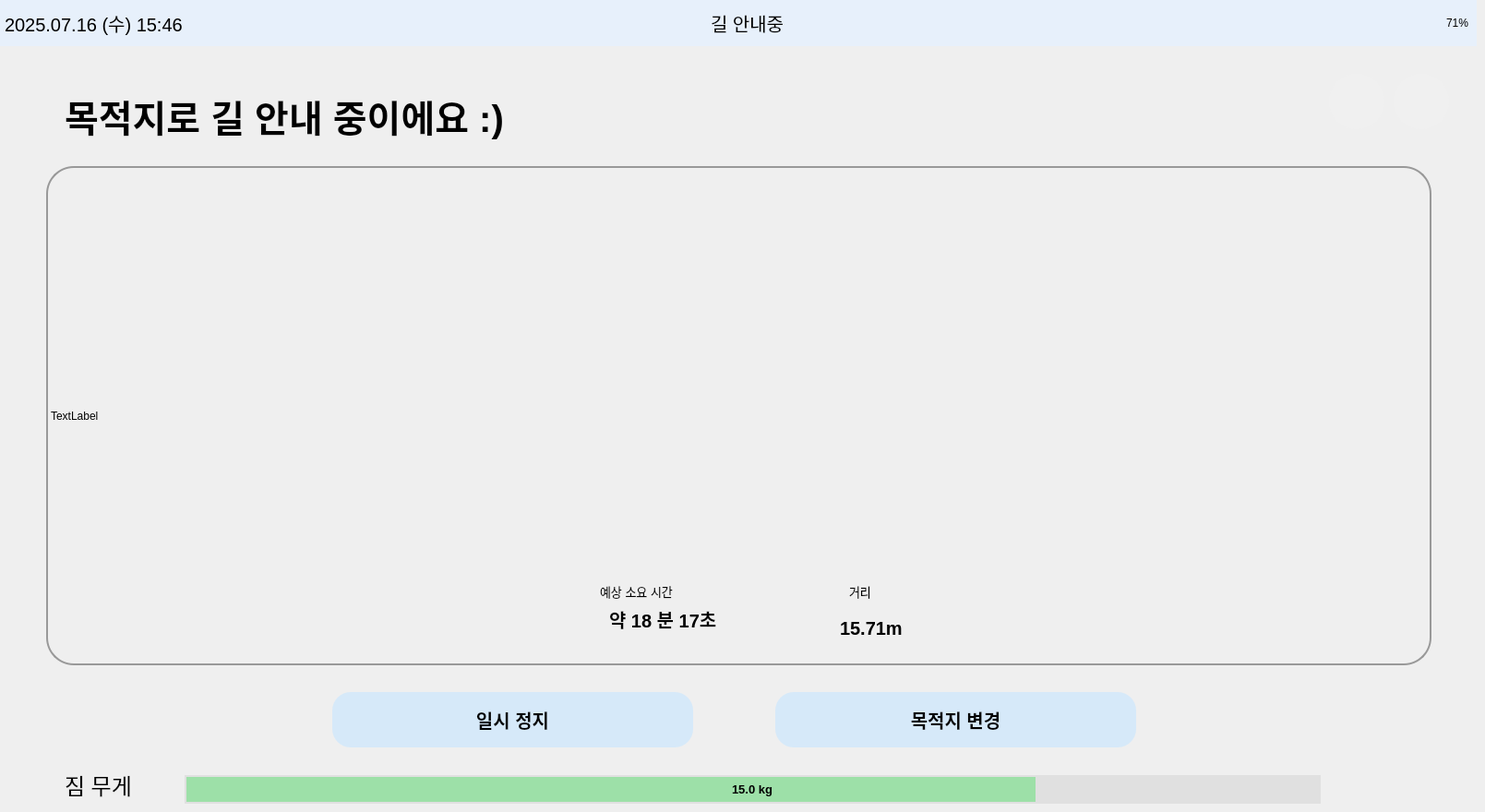
    <widget class="QWidget" name="page_guiding">
     <widget class="QLabel" name="label_check_place_text8">
      <property name="geometry">
       <rect>
        <x>70</x>
        <y>60</y>
        <width>1361</width>
        <height>131</height>
       </rect>
      </property>
      <property name="font">
       <font>
        <pointsize>30</pointsize>
        <weight>75</weight>
        <bold>true</bold>
       </font>
      </property>
      <property name="styleSheet">
       <string notr="true">background-color: rgba(255, 255, 255, 0);</string>
      </property>
      <property name="text">
       <string>목적지로 길 안내 중이에요 :)</string>
      </property>
      <property name="alignment">
       <set>Qt::AlignLeading|Qt::AlignLeft|Qt::AlignVCenter</set>
      </property>
     </widget>
     <widget class="QPushButton" name="btn_home8">
      <property name="geometry">
       <rect>
        <x>1440</x>
        <y>80</y>
        <width>60</width>
        <height>60</height>
       </rect>
      </property>
      <property name="palette">
       <palette>
        <active>
         <colorrole role="Button">
          <brush brushstyle="SolidPattern">
           <color alpha="255">
            <red>240</red>
            <green>240</green>
            <blue>240</blue>
           </color>
          </brush>
         </colorrole>
         <colorrole role="Base">
          <brush brushstyle="SolidPattern">
           <color alpha="255">
            <red>240</red>
            <green>240</green>
            <blue>240</blue>
           </color>
          </brush>
         </colorrole>
         <colorrole role="Window">
          <brush brushstyle="SolidPattern">
           <color alpha="255">
            <red>240</red>
            <green>240</green>
            <blue>240</blue>
           </color>
          </brush>
         </colorrole>
        </active>
        <inactive>
         <colorrole role="Button">
          <brush brushstyle="SolidPattern">
           <color alpha="255">
            <red>240</red>
            <green>240</green>
            <blue>240</blue>
           </color>
          </brush>
         </colorrole>
         <colorrole role="Base">
          <brush brushstyle="SolidPattern">
           <color alpha="255">
            <red>240</red>
            <green>240</green>
            <blue>240</blue>
           </color>
          </brush>
         </colorrole>
         <colorrole role="Window">
          <brush brushstyle="SolidPattern">
           <color alpha="255">
            <red>240</red>
            <green>240</green>
            <blue>240</blue>
           </color>
          </brush>
         </colorrole>
        </inactive>
        <disabled>
         <colorrole role="Button">
          <brush brushstyle="SolidPattern">
           <color alpha="255">
            <red>240</red>
            <green>240</green>
            <blue>240</blue>
           </color>
          </brush>
         </colorrole>
         <colorrole role="Base">
          <brush brushstyle="SolidPattern">
           <color alpha="255">
            <red>240</red>
            <green>240</green>
            <blue>240</blue>
           </color>
          </brush>
         </colorrole>
         <colorrole role="Window">
          <brush brushstyle="SolidPattern">
           <color alpha="255">
            <red>240</red>
            <green>240</green>
            <blue>240</blue>
           </color>
          </brush>
         </colorrole>
        </disabled>
       </palette>
      </property>
      <property name="styleSheet">
       <string notr="true">QPushButton {
    border: none;
    border-radius: 30px;
    background-color: #F0F0F0;
}</string>
      </property>
      <property name="text">
       <string/>
      </property>
      <property name="icon">
       <iconset>
        <normaloff>icon/home.png</normaloff>icon/home.png</iconset>
      </property>
      <property name="iconSize">
       <size>
        <width>40</width>
        <height>40</height>
       </size>
      </property>
     </widget>
     <widget class="QProgressBar" name="weight_bar8">
      <property name="geometry">
       <rect>
        <x>200</x>
        <y>840</y>
        <width>1231</width>
        <height>31</height>
       </rect>
      </property>
      <property name="font">
       <font>
        <pointsize>10</pointsize>
        <weight>75</weight>
        <bold>true</bold>
       </font>
      </property>
      <property name="styleSheet">
       <string notr="true">QProgressBar {
    border: 2px solid #E0E0E0;         /* 테두리: 불투명 회색 */
    border-radius: 30px;               /* 둥글게 */
    background-color: #E0E0E0;         /* 배경: 불투명 연회색 */
    text-align: center;                /* 텍스트 중앙 정렬 */
}

QProgressBar::chunk {
    background-color: rgba(129, 224, 144, 180);   /* 초록색 바 + 투명도 */
    border-radius: 30px;
}
</string>
      </property>
      <property name="maximum">
       <number>20000</number>
      </property>
      <property name="value">
       <number>15000</number>
      </property>
      <property name="format">
       <string>15.0 kg</string>
      </property>
     </widget>
     <widget class="QFrame" name="topbar8">
      <property name="geometry">
       <rect>
        <x>0</x>
        <y>0</y>
        <width>1600</width>
        <height>50</height>
       </rect>
      </property>
      <property name="palette">
       <palette>
        <active>
         <colorrole role="WindowText">
          <brush brushstyle="SolidPattern">
           <color alpha="255">
            <red>0</red>
            <green>0</green>
            <blue>0</blue>
           </color>
          </brush>
         </colorrole>
         <colorrole role="Button">
          <brush brushstyle="SolidPattern">
           <color alpha="255">
            <red>231</red>
            <green>240</green>
            <blue>251</blue>
           </color>
          </brush>
         </colorrole>
         <colorrole role="Light">
          <brush brushstyle="SolidPattern">
           <color alpha="255">
            <red>255</red>
            <green>116</green>
            <blue>116</blue>
           </color>
          </brush>
         </colorrole>
         <colorrole role="Midlight">
          <brush brushstyle="SolidPattern">
           <color alpha="255">
            <red>247</red>
            <green>63</green>
            <blue>63</blue>
           </color>
          </brush>
         </colorrole>
         <colorrole role="Dark">
          <brush brushstyle="SolidPattern">
           <color alpha="255">
            <red>120</red>
            <green>6</green>
            <blue>6</blue>
           </color>
          </brush>
         </colorrole>
         <colorrole role="Mid">
          <brush brushstyle="SolidPattern">
           <color alpha="255">
            <red>160</red>
            <green>7</green>
            <blue>7</blue>
           </color>
          </brush>
         </colorrole>
         <colorrole role="Text">
          <brush brushstyle="SolidPattern">
           <color alpha="255">
            <red>0</red>
            <green>0</green>
            <blue>0</blue>
           </color>
          </brush>
         </colorrole>
         <colorrole role="BrightText">
          <brush brushstyle="SolidPattern">
           <color alpha="255">
            <red>255</red>
            <green>255</green>
            <blue>255</blue>
           </color>
          </brush>
         </colorrole>
         <colorrole role="ButtonText">
          <brush brushstyle="SolidPattern">
           <color alpha="255">
            <red>0</red>
            <green>0</green>
            <blue>0</blue>
           </color>
          </brush>
         </colorrole>
         <colorrole role="Base">
          <brush brushstyle="SolidPattern">
           <color alpha="255">
            <red>231</red>
            <green>240</green>
            <blue>251</blue>
           </color>
          </brush>
         </colorrole>
         <colorrole role="Window">
          <brush brushstyle="SolidPattern">
           <color alpha="255">
            <red>231</red>
            <green>240</green>
            <blue>251</blue>
           </color>
          </brush>
         </colorrole>
         <colorrole role="Shadow">
          <brush brushstyle="SolidPattern">
           <color alpha="255">
            <red>0</red>
            <green>0</green>
            <blue>0</blue>
           </color>
          </brush>
         </colorrole>
         <colorrole role="AlternateBase">
          <brush brushstyle="SolidPattern">
           <color alpha="255">
            <red>247</red>
            <green>133</green>
            <blue>133</blue>
           </color>
          </brush>
         </colorrole>
         <colorrole role="ToolTipBase">
          <brush brushstyle="SolidPattern">
           <color alpha="255">
            <red>255</red>
            <green>255</green>
            <blue>220</blue>
           </color>
          </brush>
         </colorrole>
         <colorrole role="ToolTipText">
          <brush brushstyle="SolidPattern">
           <color alpha="255">
            <red>0</red>
            <green>0</green>
            <blue>0</blue>
           </color>
          </brush>
         </colorrole>
         <colorrole role="PlaceholderText">
          <brush brushstyle="SolidPattern">
           <color alpha="128">
            <red>0</red>
            <green>0</green>
            <blue>0</blue>
           </color>
          </brush>
         </colorrole>
        </active>
        <inactive>
         <colorrole role="WindowText">
          <brush brushstyle="SolidPattern">
           <color alpha="255">
            <red>0</red>
            <green>0</green>
            <blue>0</blue>
           </color>
          </brush>
         </colorrole>
         <colorrole role="Button">
          <brush brushstyle="SolidPattern">
           <color alpha="255">
            <red>231</red>
            <green>240</green>
            <blue>251</blue>
           </color>
          </brush>
         </colorrole>
         <colorrole role="Light">
          <brush brushstyle="SolidPattern">
           <color alpha="255">
            <red>255</red>
            <green>116</green>
            <blue>116</blue>
           </color>
          </brush>
         </colorrole>
         <colorrole role="Midlight">
          <brush brushstyle="SolidPattern">
           <color alpha="255">
            <red>247</red>
            <green>63</green>
            <blue>63</blue>
           </color>
          </brush>
         </colorrole>
         <colorrole role="Dark">
          <brush brushstyle="SolidPattern">
           <color alpha="255">
            <red>120</red>
            <green>6</green>
            <blue>6</blue>
           </color>
          </brush>
         </colorrole>
         <colorrole role="Mid">
          <brush brushstyle="SolidPattern">
           <color alpha="255">
            <red>160</red>
            <green>7</green>
            <blue>7</blue>
           </color>
          </brush>
         </colorrole>
         <colorrole role="Text">
          <brush brushstyle="SolidPattern">
           <color alpha="255">
            <red>0</red>
            <green>0</green>
            <blue>0</blue>
           </color>
          </brush>
         </colorrole>
         <colorrole role="BrightText">
          <brush brushstyle="SolidPattern">
           <color alpha="255">
            <red>255</red>
            <green>255</green>
            <blue>255</blue>
           </color>
          </brush>
         </colorrole>
         <colorrole role="ButtonText">
          <brush brushstyle="SolidPattern">
           <color alpha="255">
            <red>0</red>
            <green>0</green>
            <blue>0</blue>
           </color>
          </brush>
         </colorrole>
         <colorrole role="Base">
          <brush brushstyle="SolidPattern">
           <color alpha="255">
            <red>231</red>
            <green>240</green>
            <blue>251</blue>
           </color>
          </brush>
         </colorrole>
         <colorrole role="Window">
          <brush brushstyle="SolidPattern">
           <color alpha="255">
            <red>231</red>
            <green>240</green>
            <blue>251</blue>
           </color>
          </brush>
         </colorrole>
         <colorrole role="Shadow">
          <brush brushstyle="SolidPattern">
           <color alpha="255">
            <red>0</red>
            <green>0</green>
            <blue>0</blue>
           </color>
          </brush>
         </colorrole>
         <colorrole role="AlternateBase">
          <brush brushstyle="SolidPattern">
           <color alpha="255">
            <red>247</red>
            <green>133</green>
            <blue>133</blue>
           </color>
          </brush>
         </colorrole>
         <colorrole role="ToolTipBase">
          <brush brushstyle="SolidPattern">
           <color alpha="255">
            <red>255</red>
            <green>255</green>
            <blue>220</blue>
           </color>
          </brush>
         </colorrole>
         <colorrole role="ToolTipText">
          <brush brushstyle="SolidPattern">
           <color alpha="255">
            <red>0</red>
            <green>0</green>
            <blue>0</blue>
           </color>
          </brush>
         </colorrole>
         <colorrole role="PlaceholderText">
          <brush brushstyle="SolidPattern">
           <color alpha="128">
            <red>0</red>
            <green>0</green>
            <blue>0</blue>
           </color>
          </brush>
         </colorrole>
        </inactive>
        <disabled>
         <colorrole role="WindowText">
          <brush brushstyle="SolidPattern">
           <color alpha="255">
            <red>120</red>
            <green>6</green>
            <blue>6</blue>
           </color>
          </brush>
         </colorrole>
         <colorrole role="Button">
          <brush brushstyle="SolidPattern">
           <color alpha="255">
            <red>231</red>
            <green>240</green>
            <blue>251</blue>
           </color>
          </brush>
         </colorrole>
         <colorrole role="Light">
          <brush brushstyle="SolidPattern">
           <color alpha="255">
            <red>255</red>
            <green>116</green>
            <blue>116</blue>
           </color>
          </brush>
         </colorrole>
         <colorrole role="Midlight">
          <brush brushstyle="SolidPattern">
           <color alpha="255">
            <red>247</red>
            <green>63</green>
            <blue>63</blue>
           </color>
          </brush>
         </colorrole>
         <colorrole role="Dark">
          <brush brushstyle="SolidPattern">
           <color alpha="255">
            <red>120</red>
            <green>6</green>
            <blue>6</blue>
           </color>
          </brush>
         </colorrole>
         <colorrole role="Mid">
          <brush brushstyle="SolidPattern">
           <color alpha="255">
            <red>160</red>
            <green>7</green>
            <blue>7</blue>
           </color>
          </brush>
         </colorrole>
         <colorrole role="Text">
          <brush brushstyle="SolidPattern">
           <color alpha="255">
            <red>120</red>
            <green>6</green>
            <blue>6</blue>
           </color>
          </brush>
         </colorrole>
         <colorrole role="BrightText">
          <brush brushstyle="SolidPattern">
           <color alpha="255">
            <red>255</red>
            <green>255</green>
            <blue>255</blue>
           </color>
          </brush>
         </colorrole>
         <colorrole role="ButtonText">
          <brush brushstyle="SolidPattern">
           <color alpha="255">
            <red>120</red>
            <green>6</green>
            <blue>6</blue>
           </color>
          </brush>
         </colorrole>
         <colorrole role="Base">
          <brush brushstyle="SolidPattern">
           <color alpha="255">
            <red>231</red>
            <green>240</green>
            <blue>251</blue>
           </color>
          </brush>
         </colorrole>
         <colorrole role="Window">
          <brush brushstyle="SolidPattern">
           <color alpha="255">
            <red>231</red>
            <green>240</green>
            <blue>251</blue>
           </color>
          </brush>
         </colorrole>
         <colorrole role="Shadow">
          <brush brushstyle="SolidPattern">
           <color alpha="255">
            <red>0</red>
            <green>0</green>
            <blue>0</blue>
           </color>
          </brush>
         </colorrole>
         <colorrole role="AlternateBase">
          <brush brushstyle="SolidPattern">
           <color alpha="255">
            <red>240</red>
            <green>11</green>
            <blue>11</blue>
           </color>
          </brush>
         </colorrole>
         <colorrole role="ToolTipBase">
          <brush brushstyle="SolidPattern">
           <color alpha="255">
            <red>255</red>
            <green>255</green>
            <blue>220</blue>
           </color>
          </brush>
         </colorrole>
         <colorrole role="ToolTipText">
          <brush brushstyle="SolidPattern">
           <color alpha="255">
            <red>0</red>
            <green>0</green>
            <blue>0</blue>
           </color>
          </brush>
         </colorrole>
         <colorrole role="PlaceholderText">
          <brush brushstyle="SolidPattern">
           <color alpha="128">
            <red>0</red>
            <green>0</green>
            <blue>0</blue>
           </color>
          </brush>
         </colorrole>
        </disabled>
       </palette>
      </property>
      <property name="styleSheet">
       <string>background-color: #e7f0fb;</string>
      </property>
      <widget class="QLabel" name="label_datetime8">
       <property name="geometry">
        <rect>
         <x>5</x>
         <y>0</y>
         <width>331</width>
         <height>50</height>
        </rect>
       </property>
       <property name="font">
        <font>
         <pointsize>15</pointsize>
        </font>
       </property>
       <property name="text">
        <string>2025.07.16 (수) 15:46</string>
       </property>
      </widget>
      <widget class="QLabel" name="label_battery8">
       <property name="geometry">
        <rect>
         <x>1470</x>
         <y>0</y>
         <width>121</width>
         <height>50</height>
        </rect>
       </property>
       <property name="text">
        <string>71%</string>
       </property>
       <property name="alignment">
        <set>Qt::AlignRight|Qt::AlignTrailing|Qt::AlignVCenter</set>
       </property>
      </widget>
      <widget class="QLabel" name="label_status8">
       <property name="geometry">
        <rect>
         <x>770</x>
         <y>0</y>
         <width>141</width>
         <height>50</height>
        </rect>
       </property>
       <property name="font">
        <font>
         <pointsize>15</pointsize>
         <weight>50</weight>
         <bold>false</bold>
        </font>
       </property>
       <property name="text">
        <string>길 안내중</string>
       </property>
      </widget>
      <widget class="QLabel" name="label_image8">
       <property name="geometry">
        <rect>
         <x>720</x>
         <y>0</y>
         <width>51</width>
         <height>41</height>
        </rect>
       </property>
       <property name="text">
        <string/>
       </property>
       <property name="pixmap">
        <pixmap>icon/길 안내중.png</pixmap>
       </property>
       <property name="scaledContents">
        <bool>true</bool>
       </property>
      </widget>
     </widget>
     <widget class="QLabel" name="label_live_map8">
      <property name="geometry">
       <rect>
        <x>50</x>
        <y>180</y>
        <width>1501</width>
        <height>541</height>
       </rect>
      </property>
      <property name="styleSheet">
       <string notr="true">QLabel {
    border: 2px solid #999999;
    border-radius: 30px;
    background-color: transparent;  /* 배경은 필요에 따라 투명 */
    padding: 0px;                   /* 안쪽 여백 없음 = 꽉 채움 */
}

</string>
      </property>
      <property name="text">
       <string>TextLabel</string>
      </property>
     </widget>
     <widget class="QPushButton" name="btn_back8">
      <property name="geometry">
       <rect>
        <x>1510</x>
        <y>80</y>
        <width>60</width>
        <height>60</height>
       </rect>
      </property>
      <property name="palette">
       <palette>
        <active>
         <colorrole role="Button">
          <brush brushstyle="SolidPattern">
           <color alpha="255">
            <red>240</red>
            <green>240</green>
            <blue>240</blue>
           </color>
          </brush>
         </colorrole>
         <colorrole role="Base">
          <brush brushstyle="SolidPattern">
           <color alpha="255">
            <red>240</red>
            <green>240</green>
            <blue>240</blue>
           </color>
          </brush>
         </colorrole>
         <colorrole role="Window">
          <brush brushstyle="SolidPattern">
           <color alpha="255">
            <red>240</red>
            <green>240</green>
            <blue>240</blue>
           </color>
          </brush>
         </colorrole>
        </active>
        <inactive>
         <colorrole role="Button">
          <brush brushstyle="SolidPattern">
           <color alpha="255">
            <red>240</red>
            <green>240</green>
            <blue>240</blue>
           </color>
          </brush>
         </colorrole>
         <colorrole role="Base">
          <brush brushstyle="SolidPattern">
           <color alpha="255">
            <red>240</red>
            <green>240</green>
            <blue>240</blue>
           </color>
          </brush>
         </colorrole>
         <colorrole role="Window">
          <brush brushstyle="SolidPattern">
           <color alpha="255">
            <red>240</red>
            <green>240</green>
            <blue>240</blue>
           </color>
          </brush>
         </colorrole>
        </inactive>
        <disabled>
         <colorrole role="Button">
          <brush brushstyle="SolidPattern">
           <color alpha="255">
            <red>240</red>
            <green>240</green>
            <blue>240</blue>
           </color>
          </brush>
         </colorrole>
         <colorrole role="Base">
          <brush brushstyle="SolidPattern">
           <color alpha="255">
            <red>240</red>
            <green>240</green>
            <blue>240</blue>
           </color>
          </brush>
         </colorrole>
         <colorrole role="Window">
          <brush brushstyle="SolidPattern">
           <color alpha="255">
            <red>240</red>
            <green>240</green>
            <blue>240</blue>
           </color>
          </brush>
         </colorrole>
        </disabled>
       </palette>
      </property>
      <property name="styleSheet">
       <string notr="true">QPushButton {
    border: none;
    border-radius: 30px;
    background-color: #F0F0F0;
}</string>
      </property>
      <property name="text">
       <string/>
      </property>
      <property name="icon">
       <iconset>
        <normaloff>icon/back.png</normaloff>icon/back.png</iconset>
      </property>
      <property name="iconSize">
       <size>
        <width>40</width>
        <height>40</height>
       </size>
      </property>
     </widget>
     <widget class="QLabel" name="label_weight8">
      <property name="geometry">
       <rect>
        <x>70</x>
        <y>830</y>
        <width>101</width>
        <height>41</height>
       </rect>
      </property>
      <property name="font">
       <font>
        <pointsize>18</pointsize>
       </font>
      </property>
      <property name="styleSheet">
       <string notr="true">QLabel {
    color: #000000;  /* 원하는 색상 코드로 변경 */
}
</string>
      </property>
      <property name="text">
       <string>짐 무게</string>
      </property>
      <property name="alignment">
       <set>Qt::AlignLeading|Qt::AlignLeft|Qt::AlignVCenter</set>
      </property>
     </widget>
     <widget class="QPushButton" name="btn_pause8">
      <property name="geometry">
       <rect>
        <x>360</x>
        <y>750</y>
        <width>391</width>
        <height>60</height>
       </rect>
      </property>
      <property name="font">
       <font>
        <pointsize>-1</pointsize>
        <weight>75</weight>
        <bold>true</bold>
       </font>
      </property>
      <property name="styleSheet">
       <string notr="true">QPushButton {
    background-color: #d6e9f9;
    border: none;
    border-radius: 20px;  /* 숫자 키울수록 더 둥글게 */
    padding: 8px 16px;    /* 내부 여백 */
    font-size: 20px;      /* 글자 크기(선택사항) */
}
</string>
      </property>
      <property name="text">
       <string>일시 정지</string>
      </property>
     </widget>
     <widget class="QPushButton" name="btn_change_place8">
      <property name="geometry">
       <rect>
        <x>840</x>
        <y>750</y>
        <width>391</width>
        <height>60</height>
       </rect>
      </property>
      <property name="font">
       <font>
        <pointsize>-1</pointsize>
        <weight>75</weight>
        <bold>true</bold>
       </font>
      </property>
      <property name="styleSheet">
       <string notr="true">QPushButton {
    background-color: #d6e9f9;
    border: none;
    border-radius: 20px;  /* 숫자 키울수록 더 둥글게 */
    padding: 8px 16px;    /* 내부 여백 */
    font-size: 20px;      /* 글자 크기(선택사항) */
}
</string>
      </property>
      <property name="text">
       <string>목적지 변경</string>
      </property>
     </widget>
     <widget class="QLabel" name="label_distance_text8">
      <property name="geometry">
       <rect>
        <x>920</x>
        <y>620</y>
        <width>41</width>
        <height>41</height>
       </rect>
      </property>
      <property name="font">
       <font>
        <pointsize>10</pointsize>
        <weight>50</weight>
        <bold>false</bold>
       </font>
      </property>
      <property name="styleSheet">
       <string notr="true">background-color: rgba(255, 255, 255, 0);</string>
      </property>
      <property name="text">
       <string>거리</string>
      </property>
      <property name="alignment">
       <set>Qt::AlignLeading|Qt::AlignLeft|Qt::AlignVCenter</set>
      </property>
     </widget>
     <widget class="QLabel" name="label_distance_icon8">
      <property name="geometry">
       <rect>
        <x>850</x>
        <y>630</y>
        <width>70</width>
        <height>60</height>
       </rect>
      </property>
      <property name="font">
       <font>
        <pointsize>30</pointsize>
       </font>
      </property>
      <property name="styleSheet">
       <string notr="true">background-color: rgba(255, 255, 255, 0);</string>
      </property>
      <property name="text">
       <string/>
      </property>
      <property name="pixmap">
       <pixmap>icon/길 안내중.png</pixmap>
      </property>
      <property name="scaledContents">
       <bool>true</bool>
      </property>
      <property name="alignment">
       <set>Qt::AlignLeading|Qt::AlignLeft|Qt::AlignVCenter</set>
      </property>
     </widget>
     <widget class="QLabel" name="label_distance8">
      <property name="geometry">
       <rect>
        <x>910</x>
        <y>650</y>
        <width>141</width>
        <height>61</height>
       </rect>
      </property>
      <property name="font">
       <font>
        <pointsize>15</pointsize>
        <weight>75</weight>
        <bold>true</bold>
       </font>
      </property>
      <property name="styleSheet">
       <string notr="true">background-color: rgba(255, 255, 255, 0);</string>
      </property>
      <property name="text">
       <string>15.71m</string>
      </property>
      <property name="alignment">
       <set>Qt::AlignLeading|Qt::AlignLeft|Qt::AlignVCenter</set>
      </property>
     </widget>
     <widget class="QLabel" name="label_time_icon8">
      <property name="geometry">
       <rect>
        <x>580</x>
        <y>630</y>
        <width>70</width>
        <height>60</height>
       </rect>
      </property>
      <property name="font">
       <font>
        <pointsize>30</pointsize>
       </font>
      </property>
      <property name="styleSheet">
       <string notr="true">background-color: rgba(255, 255, 255, 0);</string>
      </property>
      <property name="text">
       <string/>
      </property>
      <property name="pixmap">
       <pixmap>icon/예상소요시간.png</pixmap>
      </property>
      <property name="scaledContents">
       <bool>true</bool>
      </property>
      <property name="alignment">
       <set>Qt::AlignLeading|Qt::AlignLeft|Qt::AlignVCenter</set>
      </property>
     </widget>
     <widget class="QLabel" name="label_time_text8">
      <property name="geometry">
       <rect>
        <x>650</x>
        <y>620</y>
        <width>111</width>
        <height>41</height>
       </rect>
      </property>
      <property name="font">
       <font>
        <pointsize>10</pointsize>
        <weight>50</weight>
        <bold>false</bold>
       </font>
      </property>
      <property name="styleSheet">
       <string notr="true">background-color: rgba(255, 255, 255, 0);</string>
      </property>
      <property name="text">
       <string>예상 소요 시간</string>
      </property>
      <property name="alignment">
       <set>Qt::AlignLeading|Qt::AlignLeft|Qt::AlignVCenter</set>
      </property>
     </widget>
     <widget class="QLabel" name="label_time8">
      <property name="geometry">
       <rect>
        <x>660</x>
        <y>640</y>
        <width>151</width>
        <height>61</height>
       </rect>
      </property>
      <property name="font">
       <font>
        <pointsize>15</pointsize>
        <weight>75</weight>
        <bold>true</bold>
       </font>
      </property>
      <property name="styleSheet">
       <string notr="true">background-color: rgba(255, 255, 255, 0);</string>
      </property>
      <property name="text">
       <string>약 18 분 17초</string>
      </property>
      <property name="alignment">
       <set>Qt::AlignLeading|Qt::AlignLeft|Qt::AlignVCenter</set>
      </property>
     </widget>
    </widget>
